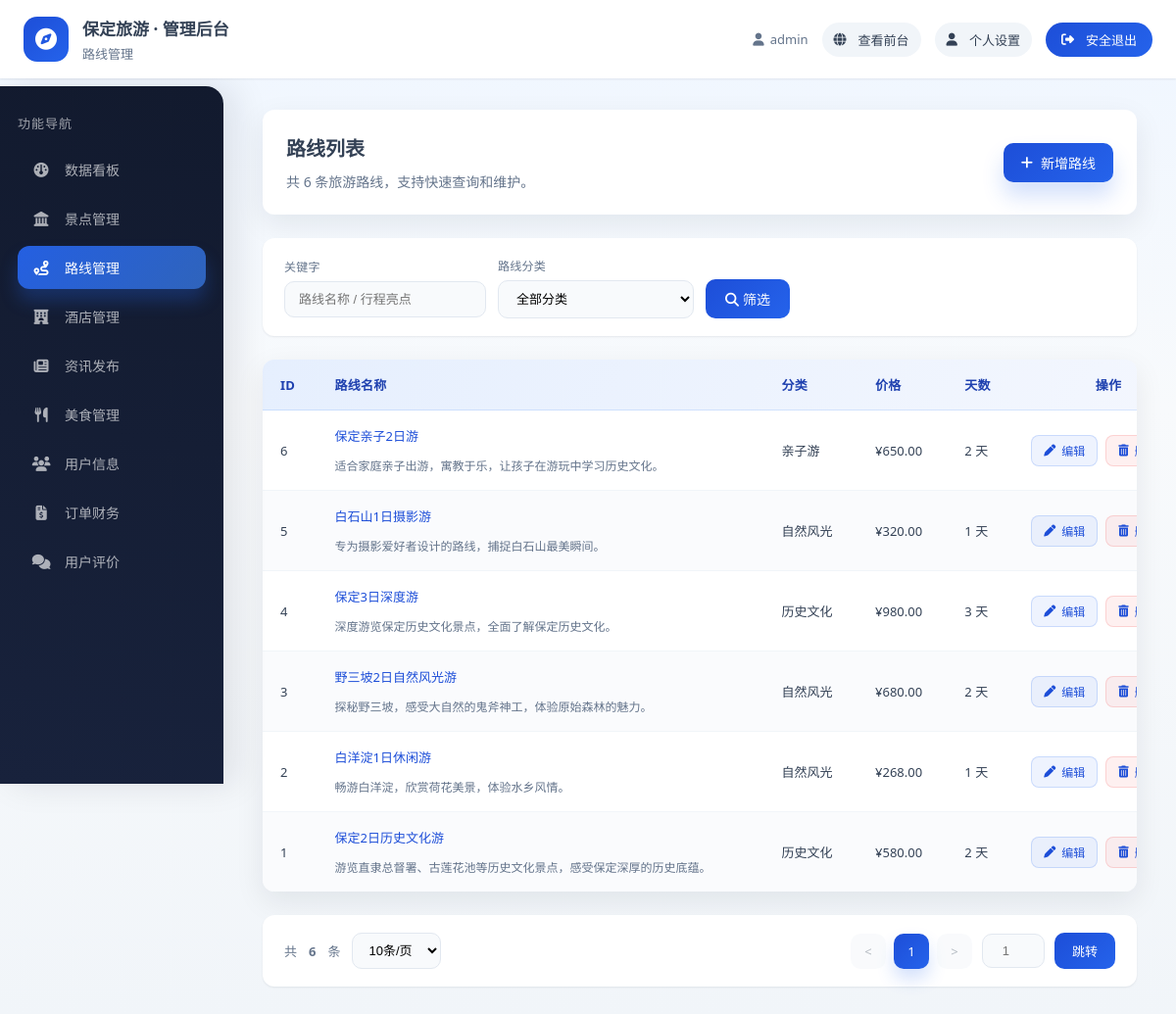
The page /admin_panel/routes/ (signed in) on the database as committed earlier.
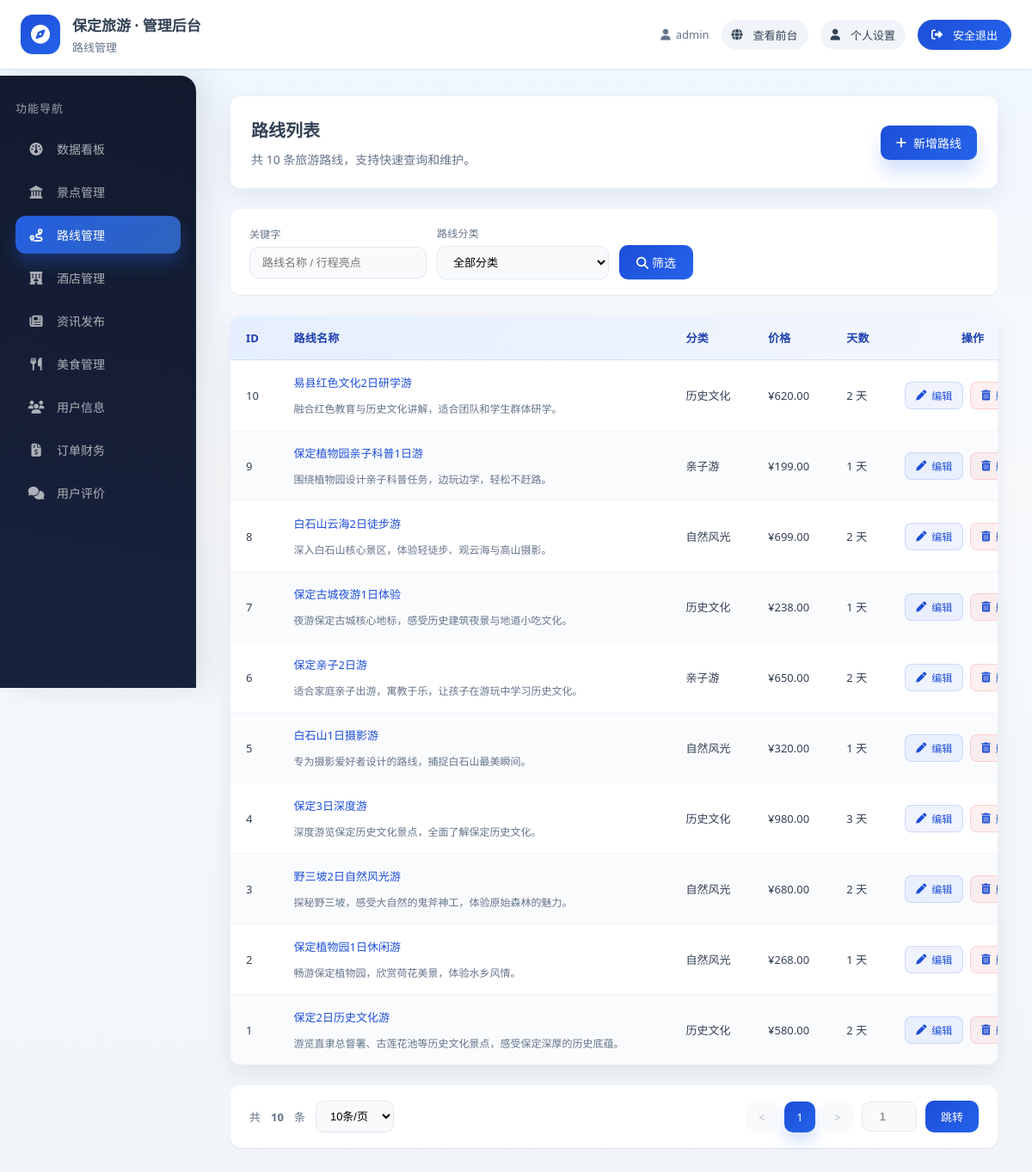
The same page on the database as committed later.
### apps/users/models.py (models this page shows, shortened)
class CustomUser(AbstractUser):
    phone = models.CharField(max_length=11, unique=True, verbose_name="手机号")
    avatar = models.ImageField(upload_to='avatars/', default='avatars/default.png', verbose_name="头像")
    class Meta:
        verbose_name = "用户"
        verbose_name_plural = verbose_name

### apps/routes/models.py (models this page shows, shortened)
class Route(models.Model):
    category = models.ForeignKey(RouteCategory, on_delete=models.SET_NULL, null=True, blank=True,
                                 verbose_name="路线分类")
    name = models.CharField(max_length=100, verbose_name="路线名称")
    price = models.DecimalField(max_digits=10, decimal_places=2, verbose_name="价格")
    days = models.PositiveIntegerField(default=1, verbose_name="天数")
    group_size = models.PositiveIntegerField(default=10, verbose_name="成团人数")
    deadline = models.DateField(verbose_name="报名截止时间")
    cover_image = models.ImageField(upload_to='route_covers/', blank=True, null=True, verbose_name="封面图")
    itinerary_summary = models.TextField(verbose_name="行程概览")
    cost_include = models.TextField(verbose_name="费用包含")
    cost_exclude = models.TextField(verbose_name="费用不含")
    notes = models.TextField(verbose_name="预订须知")
    is_hot = models.BooleanField(default=False, verbose_name="是否热门")
    is_recommended = models.BooleanField(default=False, verbose_name="是否推荐")
    departure_city = models.CharField(max_length=50, default='保定', verbose_name="出发城市")
    meeting_point = models.CharField(max_length=200, blank=True, null=True, verbose_name="集合地点")
    tags = models.CharField(max_length=200, blank=True, null=True, verbose_name="特色标签（用逗号分隔）")
    rating = models.DecimalField(max_digits=3, decimal_places=1, default=5.0, verbose_name="路线评分")
    views_count = models.PositiveIntegerField(default=0, verbose_name="浏览次数")
    sales_count = models.PositiveIntegerField(default=0, verbose_name="销售数量")
    display_order = models.PositiveIntegerField(default=0, verbose_name="显示顺序（数字越小越靠前）")
    created_at = models.DateTimeField(default=timezone.now, verbose_name="创建时间")
    updated_at = models.DateTimeField(auto_now=True, verbose_name="更新时间")
    class Meta:
        verbose_name = "旅游路线"
        verbose_name_plural = verbose_name
        ordering = ['display_order', '-is_hot', '-rating', '-created_at']

class RouteCategory(models.Model):
    name = models.CharField(max_length=50, verbose_name="分类名称")
    description = models.TextField(blank=True, null=True, verbose_name="分类描述")
    class Meta:
        verbose_name = "路线分类"
        verbose_name_plural = verbose_name

### apps/admin_panel/views.py (the view)
# urls.py: path('routes/', views.RoutesListView.as_view(), name='routes_list'),
class RoutesListView(LoginRequiredMixin, StaffRequiredMixin, TemplateView):
    template_name = "admin_panel/routes_list.html"
    login_url = '/users/login/'
    def get_context_data(self, **kwargs):
        context = super().get_context_data(**kwargs)
        query = Route.objects.select_related('category').all().order_by('-created_at')
        search = self.request.GET.get('search', '')
        if search:
            query = query.filter(
                Q(name__icontains=search) |
                Q(itinerary_summary__icontains=search)
            )
        category_id = self.request.GET.get('category', '')
        if category_id:
            query = query.filter(category_id=category_id)
        try:
            per_page = int(self.request.GET.get('per_page', 10))
            if per_page not in [10, 20, 50]:
                per_page = 10
        except (ValueError, TypeError):
            per_page = 10
        paginator = Paginator(query, per_page)
        page_number = self.request.GET.get('page', 1)
        page_obj = paginator.get_page(page_number)
        context.update({
            'page_obj': page_obj,
            'paginator': paginator,
            'categories': RouteCategory.objects.all(),
            'search': search,
            'category_id': category_id,
            'per_page': per_page,
        })
        return context

### apps/admin_panel/views.py (called while the page is built)
    def test_func(self):
        return self.request.user.is_staff

### templates/admin_panel/routes_list.html (shortened to what this page needs)
{% extends "admin_panel/layout.html" %}
{% block page_header %}路线管理{% endblock %}
{% block menu_routes %}active{% endblock %}
{% block content %}
<div class="page-header">
    <div>
        <h1>路线列表</h1>
        <p>共 {{ paginator.count }} 条旅游路线，支持快速查询和维护。</p>
    </div>
    <div class="page-header-actions">
        <a href="{% url 'admin_panel:route_add' %}" class="btn-primary">
            <i class="fas fa-plus"></i> 新增路线
        </a>
    </div>
</div>
<form method="get" id="searchForm" class="filter-panel">
    <div class="field">
        <label for="search">关键字</label>
        <input id="search" type="text" name="search" placeholder="路线名称 / 行程亮点" value="{{ search }}">
    </div>
    <div class="field">
        <label for="category">路线分类</label>
        <select id="category" name="category">
            <option value="">全部分类</option>
        </select>
    </div>
    <div class="field" style="min-width: auto;">
        <button type="submit">
            <i class="fas fa-search"></i> 筛选
        </button>
    </div>
</form>
<div class="datatable">
    <table>
        <thead>
            <tr>
                <th>ID</th>
                <th>路线名称</th>
                <th>分类</th>
                <th>价格</th>
                <th>天数</th>
                <th style="text-align:center;">操作</th>
            </tr>
        </thead>
        <tbody>
            {% for route in page_obj %}
            <tr>
                <td>{{ route.id }}</td>
                <td>
                    <div class="cell-multi">
                        <a href="{% url 'admin_panel:route_edit' route.id %}">{{ route.name }}</a>
                        <span class="cell-meta">{{ route.itinerary_summary|default:"暂无简介" }}</span>
                    </div>
                </td>
                <td>{{ route.category.name|default:"-" }}</td>
                <td>¥{{ route.price }}</td>
                <td>{{ route.days }} 天</td>
                <td>
                    <div class="actions">
                        <a href="{% url 'admin_panel:route_edit' route.id %}" class="btn-action btn-edit">
                            <i class="fas fa-pen"></i> 编辑
                        </a>
                        <a href="{% url 'admin_panel:route_delete' route.id %}" class="btn-action btn-delete" onclick="return confirm('确定删除该路线？')">
                            <i class="fas fa-trash-alt"></i> 删除
                        </a>
                    </div>
                </td>
            </tr>
            {% empty %}
            <tr>
                <td colspan="6" class="empty-state">暂无数据</td>
            </tr>
            {% endfor %}
        </tbody>
    </table>
</div>
<div class="pagination-wrapper">
    <div class="pagination-info">
        共 <strong>{{ paginator.count }}</strong> 条
        <select onchange="location.href='?page=1&search={{ search }}&category={{ category_id }}&per_page=' + this.value">
            <option value="10" {% if per_page == 10 %}selected{% endif %}>10条/页</option>
        </select>
    </div>
    <div style="display: flex; align-items: center; gap: 10px;">
        <ul class="pagination">
            {% if page_obj.has_previous %}
            <li class="page-item"><a class="page-link" href="?page={{ page_obj.previous_page_number }}&search={{ search }}&category={{ category_id }}&per_page={{ per_page }}">&lt;</a></li>
            {% else %}
            <li class="page-item disabled"><span class="page-link">&lt;</span></li>
            {% endif %}
            {% for num in paginator.page_range %}
                {% if num == page_obj.number %}
                <li class="page-item active"><span class="page-link">{{ num }}</span></li>
                {% elif num > page_obj.number|add:'-3' and num < page_obj.number|add:'3' %}
                <li class="page-item"><a class="page-link" href="?page={{ num }}&search={{ search }}&category={{ category_id }}&per_page={{ per_page }}">{{ num }}</a></li>
                {% endif %}
            {% endfor %}
            {% if page_obj.has_next %}
            <li class="page-item"><a class="page-link" href="?page={{ page_obj.next_page_number }}&search={{ search }}&category={{ category_id }}&per_page={{ per_page }}">&gt;</a></li>
            {% else %}
            <li class="page-item disabled"><span class="page-link">&gt;</span></li>
            {% endif %}
        </ul>
        <input type="number" class="page-input" id="goToPage" placeholder="1" min="1" max="{{ paginator.num_pages }}">
        <button class="btn-go" onclick="goToPage()">跳转</button>
    </div>
</div>
{% endblock %}

### templates/admin_panel/layout.html (shortened to what this page needs)
{% load static %}
<!DOCTYPE html>
<html lang="zh-CN">
<head>
    <link rel="stylesheet" href="https://cdnjs.cloudflare.com/ajax/libs/font-awesome/6.5.0/css/all.min.css">
    <link rel="stylesheet" href="{% static 'css/admin_panel.css' %}?v=20251111">
</head>
<body>
    <div class="admin-shell">
        <header class="admin-topbar">
            <div class="topbar-brand">
                <span class="brand-icon"><i class="fas fa-compass"></i></span>
                <div class="brand-text">
                    <span class="brand-title">保定旅游 · 管理后台</span>
                    <span class="brand-subtitle">{% block page_header %}欢迎回来{% endblock %}</span>
                </div>
            </div>
            <div class="topbar-meta">
                <span class="meta-item"><i class="fas fa-user"></i> {{ request.user.username }}</span>
                <a class="meta-link" href="/" target="_blank"><i class="fas fa-globe"></i> 查看前台</a>
                <a class="meta-link" href="/users/profile/"><i class="fas fa-user"></i> 个人设置</a>
                <a class="meta-button" href="{% url 'users:logout' %}?next=/admin_panel/">
                    <i class="fas fa-sign-out-alt"></i> 安全退出
                </a>
            </div>
        </header>
        <div class="admin-body">
            <aside class="admin-sidebar" id="adminSidebar">
                <div class="sidebar-title">功能导航</div>
                <nav class="sidebar-nav">
                    <a class="nav-link {% block menu_dashboard %}{% endblock %}" href="{% url 'admin_panel:index' %}">
                        <i class="fas fa-gauge"></i>
                        <span>数据看板</span>
                    </a>
                    <a class="nav-link {% block menu_scenic %}{% endblock %}" href="{% url 'admin_panel:scenic_list' %}">
                        <i class="fas fa-landmark"></i>
                        <span>景点管理</span>
                    </a>
                    <a class="nav-link {% block menu_routes %}{% endblock %}" href="{% url 'admin_panel:routes_list' %}">
                        <i class="fas fa-route"></i>
                        <span>路线管理</span>
                    </a>
                    <a class="nav-link {% block menu_hotels %}{% endblock %}" href="{% url 'admin_panel:hotels_list' %}">
                        <i class="fas fa-hotel"></i>
                        <span>酒店管理</span>
                    </a>
                    <a class="nav-link {% block menu_news %}{% endblock %}" href="{% url 'admin_panel:news_list' %}">
                        <i class="fas fa-newspaper"></i>
                        <span>资讯发布</span>
                    </a>
                    <a class="nav-link {% block menu_foods %}{% endblock %}" href="{% url 'admin_panel:foods_list' %}">
                        <i class="fas fa-utensils"></i>
                        <span>美食管理</span>
                    </a>
                    <a class="nav-link {% block menu_users %}{% endblock %}" href="{% url 'admin_panel:users_list' %}">
                        <i class="fas fa-users"></i>
                        <span>用户信息</span>
                    </a>
                    <a class="nav-link {% block menu_orders %}{% endblock %}" href="{% url 'admin_panel:orders_list' %}">
                        <i class="fas fa-file-invoice-dollar"></i>
                        <span>订单财务</span>
                    </a>
                    <a class="nav-link {% block menu_comments %}{% endblock %}" href="{% url 'admin_panel:comments_list' %}">
                        <i class="fas fa-comments"></i>
                        <span>用户评价</span>
                    </a>
                </nav>
            </aside>
            <main class="admin-main">
                <div class="admin-main-inner">
                    {% block content %}{% endblock %}
                </div>
            </main>
        </div>
    </div>
</body>
</html>

Rows that differ between the two databases and show on the page:
added Route: id "10", name "易县红色文化2日研学游", itinerary_summary "融合红色教育与历史文化讲解，适合团队和学生群体研学。", category.name "历史文化", price "620.00", days "2"
added Route: id "9", name "保定植物园亲子科普1日游", itinerary_summary "围绕植物园设计亲子科普任务，边玩边学，轻松不赶路。", category.name "亲子游", price "199.00", days "1"
added Route: id "8", name "白石山云海2日徒步游", itinerary_summary "深入白石山核心景区，体验轻徒步、观云海与高山摄影。", category.name "自然风光", price "699.00", days "2"
added Route: id "7", name "保定古城夜游1日体验", itinerary_summary "夜游保定古城核心地标，感受历史建筑夜景与地道小吃文化。", category.name "历史文化", price "238.00", days "1"
changed Route id 2: name "白洋淀1日休闲游" → "保定植物园1日休闲游"; itinerary_summary "畅游白洋淀，欣赏荷花美景，体验水乡风情。" → "畅游保定植物园，欣赏荷花美景，体验水乡风情。"
Other text that changed with them:
{{ paginator.count }}: "6" → "10"
